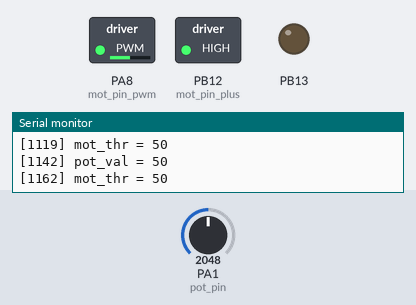
This sketch was run on a simulated STM32 Blue Pill. On the bench: switched loads named in the sketch (green lamp = pin HIGH), output pins drawn as LEDs (lit = HIGH), the last lines printed to the serial monitor. The inputs (shaded band) are chosen by the test bench; at power-on: PA1 (pot_pin) = 2048.

Above: at 1.2 s.
1.3 s: PA1 (pot_pin) set to 2866
At 2.3 s:
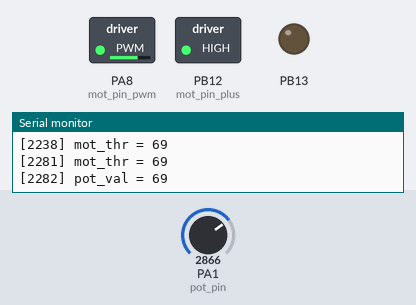
2.8 s: PA1 (pot_pin) set to 3603
At 3.3 s:
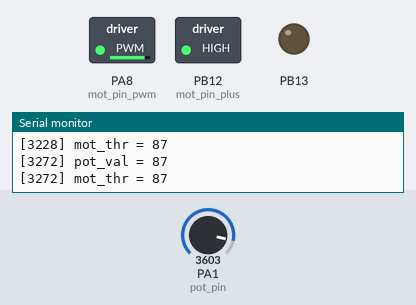
4.3 s: PA1 (pot_pin) set to 960
At 4.7 s:
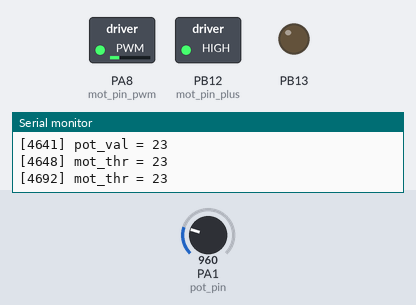
5.8 s: PA1 (pot_pin) set to 0
At 6.4 s:
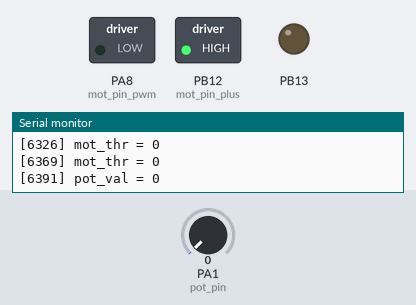
Timing chart, 0 to 8.3 s (numbered marks = the images above; inputs shaded):
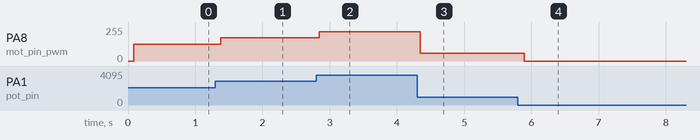

The sketch:

ArduBike.ino
```cpp
/*
ArduBike - Open Source Electric Bike Platform
Developed by Rama Rahardi - rama.orion@gmail.com
28/06/19
*/

#include "ArduBike.h"

// Sensor declaration
#define FREQ_SENSOR_READ 13 // Hz
unsigned long sensorPrevMillis = 0; // ms
const int pot_pin = PA1;
int pot_val;
Potentiometer pot;

// Motor declaration
#define FREQ_MOTOR_WRITE 23 // Hz
unsigned long motorPrevMillis = 0; // ms
const int mot_pin_plus = PB12;
const int mot_pin_min = PB13;
const int mot_pin_pwm = PA8;
int mot_thr;
Motor motor;

unsigned long currentMillis;

void setup() {
    Serial.begin(9600);
    pinMode(mot_pin_pwm, OUTPUT);
    pot.attach(pot_pin);
    motor.attach(mot_pin_plus, mot_pin_min, mot_pin_pwm);
}

void loop() {
    currentMillis = millis();
    //Serial.println(currentMillis);

    // Task: Sensor read
    if ((currentMillis - sensorPrevMillis) >= 1000 / FREQ_SENSOR_READ) {
        sensorPrevMillis = currentMillis;

        pot_val = pot.read();
        Serial.print("["); Serial.print(currentMillis); Serial.print("] ");
        Serial.print("pot_val = "); Serial.println(pot_val);
    }

    // Task: Motor write
    if ((currentMillis - motorPrevMillis) >= 1000 / FREQ_MOTOR_WRITE) {
        motorPrevMillis = currentMillis;

        mot_thr = pot_val;
        motor.write(mot_thr);
        Serial.print("["); Serial.print(currentMillis); Serial.print("] ");
        Serial.print("mot_thr = "); Serial.println(mot_thr);
    }
}
```

ArduBike.h
```cpp
#ifndef __ardubike__
#define __ardubike__

#include "sensor.h"
#include "motor.h"

#endif
```

motor.cpp
```cpp
#include "motor.h"

void Motor::attach(int mot_plus, int mot_min, int mot_pwm) {
    _mot_plus = mot_plus;
    _mot_min = mot_min;
    _mot_pwm = mot_pwm;

    pinMode(_mot_plus, OUTPUT);
    pinMode(_mot_min, OUTPUT);
    pinMode(_mot_pwm, OUTPUT);

    digitalWrite(_mot_plus, HIGH);
    digitalWrite(_mot_min, LOW);
}

void Motor::write(int thr) {
    _mot_thr_norm = thr;
    _mot_thr = map(_mot_thr_norm, 0, 100, 0, 255);
    analogWrite(_mot_pwm, _mot_thr);
}
```

motor.h
```cpp
/*
ArduBike motor library
Motors currently supported:
- Brushed DC motor with single PWM control (H-Bridge motor driver)
*/

#ifndef __ardubike_motor__
#define __ardubike_motor__

#include <Arduino.h>

class Motor {
    int _mot_plus, _mot_min, _mot_pwm;
    int _mot_thr, _mot_thr_norm;

    public:
    void attach(int mot_plus, int mot_min, int mot_pwm);
    void write(int thr); // Writes motor throttle in scale of 0-100
};

#endif
```

sensor.cpp
```cpp
#include "sensor.h"

void Potentiometer::attach(int pot_pin) {
    _pot_pin = pot_pin;
}

int Potentiometer::read() {
    _pot_val = analogRead(_pot_pin);
    _pot_val_norm = map(_pot_val, 0, 4095, 0, 100); // normalises potentiometer reading to 0-100 scale
    return _pot_val_norm;
}
```

sensor.h
```cpp
/*
ArduBike sensor library
Sensors currently supported:
- Potentiometer, as throttle sensor
- More sensors soon
*/

#ifndef __ardubike_sensor__
#define __ardubike_sensor__

#include <Arduino.h>

class Potentiometer {
    int _pot_pin;
    int _pot_val, _pot_val_norm;

    public:
    void attach(int pot_pin);
    int read(); // Reads potentiometer analog value (0-1023)
};

#endif
```

Measured:
- after the input at 1.3 s, PA8 (mot_pin_pwm): 127/255 → 175/255 after 0.08 s
- after the input at 2.8 s, PA8 (mot_pin_pwm): 175/255 → 221/255 at once
- after the input at 4.3 s, PA8 (mot_pin_pwm): 221/255 → 58/255 after 0.05 s
- after the input at 5.8 s, PA8 (mot_pin_pwm): 58/255 → 0/255 after 0.10 s
